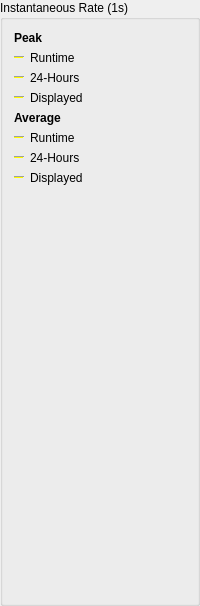
          <widget class="QGroupBox" name="groupBoxInstantaneous">
           <property name="title">
            <string>Instantaneous Rate (1s)</string>
           </property>
           <layout class="QVBoxLayout" name="verticalLayout_7">
            <item>
             <layout class="QHBoxLayout" name="horizontalLayout_8">
              <item>
               <widget class="QLabel" name="labelInstantaneousPeaks">
                <property name="font">
                 <font>
                  <weight>75</weight>
                  <bold>true</bold>
                 </font>
                </property>
                <property name="text">
                 <string>Peak</string>
                </property>
               </widget>
              </item>
             </layout>
            </item>
            <item>
             <layout class="QHBoxLayout" name="horizontalLayout_9">
              <item>
               <widget class="Line" name="line_InstantaneousPeakRuntime">
                <property name="sizePolicy">
                 <sizepolicy hsizetype="Fixed" vsizetype="Fixed">
                  <horstretch>0</horstretch>
                  <verstretch>0</verstretch>
                 </sizepolicy>
                </property>
                <property name="minimumSize">
                 <size>
                  <width>10</width>
                  <height>0</height>
                 </size>
                </property>
                <property name="palette">
                 <palette>
                  <active>
                   <colorrole role="Light">
                    <brush brushstyle="SolidPattern">
                     <color alpha="255">
                      <red>255</red>
                      <green>255</green>
                      <blue>0</blue>
                     </color>
                    </brush>
                   </colorrole>
                  </active>
                  <inactive>
                   <colorrole role="Light">
                    <brush brushstyle="SolidPattern">
                     <color alpha="255">
                      <red>255</red>
                      <green>255</green>
                      <blue>0</blue>
                     </color>
                    </brush>
                   </colorrole>
                  </inactive>
                  <disabled>
                   <colorrole role="Light">
                    <brush brushstyle="SolidPattern">
                     <color alpha="255">
                      <red>255</red>
                      <green>255</green>
                      <blue>0</blue>
                     </color>
                    </brush>
                   </colorrole>
                  </disabled>
                 </palette>
                </property>
                <property name="orientation">
                 <enum>Qt::Horizontal</enum>
                </property>
               </widget>
              </item>
              <item>
               <widget class="QLabel" name="labelInstantaneousPeakRuntime">
                <property name="text">
                 <string>Runtime</string>
                </property>
               </widget>
              </item>
              <item>
               <widget class="QLabel" name="instantaneousPeakRuntime">
                <property name="minimumSize">
                 <size>
                  <width>50</width>
                  <height>0</height>
                 </size>
                </property>
                <property name="alignment">
                 <set>Qt::AlignRight|Qt::AlignTrailing|Qt::AlignVCenter</set>
                </property>
               </widget>
              </item>
             </layout>
            </item>
            <item>
             <layout class="QHBoxLayout" name="horizontalLayout_10">
              <item>
               <widget class="Line" name="line_InstantaneousPeakSampled">
                <property name="sizePolicy">
                 <sizepolicy hsizetype="Fixed" vsizetype="Fixed">
                  <horstretch>0</horstretch>
                  <verstretch>0</verstretch>
                 </sizepolicy>
                </property>
                <property name="minimumSize">
                 <size>
                  <width>10</width>
                  <height>0</height>
                 </size>
                </property>
                <property name="palette">
                 <palette>
                  <active>
                   <colorrole role="Light">
                    <brush brushstyle="SolidPattern">
                     <color alpha="255">
                      <red>255</red>
                      <green>255</green>
                      <blue>0</blue>
                     </color>
                    </brush>
                   </colorrole>
                  </active>
                  <inactive>
                   <colorrole role="Light">
                    <brush brushstyle="SolidPattern">
                     <color alpha="255">
                      <red>255</red>
                      <green>255</green>
                      <blue>0</blue>
                     </color>
                    </brush>
                   </colorrole>
                  </inactive>
                  <disabled>
                   <colorrole role="Light">
                    <brush brushstyle="SolidPattern">
                     <color alpha="255">
                      <red>255</red>
                      <green>255</green>
                      <blue>0</blue>
                     </color>
                    </brush>
                   </colorrole>
                  </disabled>
                 </palette>
                </property>
                <property name="orientation">
                 <enum>Qt::Horizontal</enum>
                </property>
               </widget>
              </item>
              <item>
               <widget class="QLabel" name="labelInstantaneousPeakSampled">
                <property name="text">
                 <string>24-Hours</string>
                </property>
               </widget>
              </item>
              <item>
               <widget class="QLabel" name="instantaneousPeakSampled">
                <property name="minimumSize">
                 <size>
                  <width>50</width>
                  <height>0</height>
                 </size>
                </property>
                <property name="alignment">
                 <set>Qt::AlignRight|Qt::AlignTrailing|Qt::AlignVCenter</set>
                </property>
               </widget>
              </item>
             </layout>
            </item>
            <item>
             <layout class="QHBoxLayout" name="horizontalLayout_11">
              <item>
               <widget class="Line" name="line_InstantaneousPeakDisplayed">
                <property name="sizePolicy">
                 <sizepolicy hsizetype="Fixed" vsizetype="Fixed">
                  <horstretch>0</horstretch>
                  <verstretch>0</verstretch>
                 </sizepolicy>
                </property>
                <property name="minimumSize">
                 <size>
                  <width>10</width>
                  <height>0</height>
                 </size>
                </property>
                <property name="palette">
                 <palette>
                  <active>
                   <colorrole role="Light">
                    <brush brushstyle="SolidPattern">
                     <color alpha="255">
                      <red>255</red>
                      <green>255</green>
                      <blue>0</blue>
                     </color>
                    </brush>
                   </colorrole>
                  </active>
                  <inactive>
                   <colorrole role="Light">
                    <brush brushstyle="SolidPattern">
                     <color alpha="255">
                      <red>255</red>
                      <green>255</green>
                      <blue>0</blue>
                     </color>
                    </brush>
                   </colorrole>
                  </inactive>
                  <disabled>
                   <colorrole role="Light">
                    <brush brushstyle="SolidPattern">
                     <color alpha="255">
                      <red>255</red>
                      <green>255</green>
                      <blue>0</blue>
                     </color>
                    </brush>
                   </colorrole>
                  </disabled>
                 </palette>
                </property>
                <property name="orientation">
                 <enum>Qt::Horizontal</enum>
                </property>
               </widget>
              </item>
              <item>
               <widget class="QLabel" name="labelInstantaneousPeakDisplayed">
                <property name="text">
                 <string>Displayed</string>
                </property>
               </widget>
              </item>
              <item>
               <widget class="QLabel" name="instantaneousPeakDisplayed">
                <property name="minimumSize">
                 <size>
                  <width>50</width>
                  <height>0</height>
                 </size>
                </property>
                <property name="alignment">
                 <set>Qt::AlignRight|Qt::AlignTrailing|Qt::AlignVCenter</set>
                </property>
               </widget>
              </item>
             </layout>
            </item>
            <item>
             <layout class="QHBoxLayout" name="horizontalLayout_12">
              <item>
               <widget class="QLabel" name="InstantaneousAverages">
                <property name="font">
                 <font>
                  <weight>75</weight>
                  <bold>true</bold>
                 </font>
                </property>
                <property name="text">
                 <string>Average</string>
                </property>
               </widget>
              </item>
             </layout>
            </item>
            <item>
             <layout class="QHBoxLayout" name="horizontalLayout_13">
              <item>
               <widget class="Line" name="line_InstantaneousAvgRuntime">
                <property name="sizePolicy">
                 <sizepolicy hsizetype="Fixed" vsizetype="Fixed">
                  <horstretch>0</horstretch>
                  <verstretch>0</verstretch>
                 </sizepolicy>
                </property>
                <property name="minimumSize">
                 <size>
                  <width>10</width>
                  <height>0</height>
                 </size>
                </property>
                <property name="palette">
                 <palette>
                  <active>
                   <colorrole role="Light">
                    <brush brushstyle="SolidPattern">
                     <color alpha="255">
                      <red>255</red>
                      <green>255</green>
                      <blue>0</blue>
                     </color>
                    </brush>
                   </colorrole>
                  </active>
                  <inactive>
                   <colorrole role="Light">
                    <brush brushstyle="SolidPattern">
                     <color alpha="255">
                      <red>255</red>
                      <green>255</green>
                      <blue>0</blue>
                     </color>
                    </brush>
                   </colorrole>
                  </inactive>
                  <disabled>
                   <colorrole role="Light">
                    <brush brushstyle="SolidPattern">
                     <color alpha="255">
                      <red>255</red>
                      <green>255</green>
                      <blue>0</blue>
                     </color>
                    </brush>
                   </colorrole>
                  </disabled>
                 </palette>
                </property>
                <property name="orientation">
                 <enum>Qt::Horizontal</enum>
                </property>
               </widget>
              </item>
              <item>
               <widget class="QLabel" name="labelInstantaneousAvgRuntime">
                <property name="text">
                 <string>Runtime</string>
                </property>
               </widget>
              </item>
              <item>
               <widget class="QLabel" name="instantaneousAvgRuntime">
                <property name="minimumSize">
                 <size>
                  <width>50</width>
                  <height>0</height>
                 </size>
                </property>
                <property name="alignment">
                 <set>Qt::AlignRight|Qt::AlignTrailing|Qt::AlignVCenter</set>
                </property>
               </widget>
              </item>
             </layout>
            </item>
            <item>
             <layout class="QHBoxLayout" name="horizontalLayout_14">
              <item>
               <widget class="Line" name="line_InstantaneousAvgSampled">
                <property name="sizePolicy">
                 <sizepolicy hsizetype="Fixed" vsizetype="Fixed">
                  <horstretch>0</horstretch>
                  <verstretch>0</verstretch>
                 </sizepolicy>
                </property>
                <property name="minimumSize">
                 <size>
                  <width>10</width>
                  <height>0</height>
                 </size>
                </property>
                <property name="palette">
                 <palette>
                  <active>
                   <colorrole role="Light">
                    <brush brushstyle="SolidPattern">
                     <color alpha="255">
                      <red>255</red>
                      <green>255</green>
                      <blue>0</blue>
                     </color>
                    </brush>
                   </colorrole>
                  </active>
                  <inactive>
                   <colorrole role="Light">
                    <brush brushstyle="SolidPattern">
                     <color alpha="255">
                      <red>255</red>
                      <green>255</green>
                      <blue>0</blue>
                     </color>
                    </brush>
                   </colorrole>
                  </inactive>
                  <disabled>
                   <colorrole role="Light">
                    <brush brushstyle="SolidPattern">
                     <color alpha="255">
                      <red>255</red>
                      <green>255</green>
                      <blue>0</blue>
                     </color>
                    </brush>
                   </colorrole>
                  </disabled>
                 </palette>
                </property>
                <property name="orientation">
                 <enum>Qt::Horizontal</enum>
                </property>
               </widget>
              </item>
              <item>
               <widget class="QLabel" name="labelInstantaneousAvgSampled">
                <property name="text">
                 <string>24-Hours</string>
                </property>
               </widget>
              </item>
              <item>
               <widget class="QLabel" name="instantaneousAvgSampled">
                <property name="minimumSize">
                 <size>
                  <width>50</width>
                  <height>0</height>
                 </size>
                </property>
                <property name="alignment">
                 <set>Qt::AlignRight|Qt::AlignTrailing|Qt::AlignVCenter</set>
                </property>
               </widget>
              </item>
             </layout>
            </item>
            <item>
             <layout class="QHBoxLayout" name="horizontalLayout_15">
              <item>
               <widget class="Line" name="line_InstantaneousAvgDisplayed">
                <property name="sizePolicy">
                 <sizepolicy hsizetype="Fixed" vsizetype="Fixed">
                  <horstretch>0</horstretch>
                  <verstretch>0</verstretch>
                 </sizepolicy>
                </property>
                <property name="minimumSize">
                 <size>
                  <width>10</width>
                  <height>0</height>
                 </size>
                </property>
                <property name="palette">
                 <palette>
                  <active>
                   <colorrole role="Light">
                    <brush brushstyle="SolidPattern">
                     <color alpha="255">
                      <red>255</red>
                      <green>255</green>
                      <blue>0</blue>
                     </color>
                    </brush>
                   </colorrole>
                  </active>
                  <inactive>
                   <colorrole role="Light">
                    <brush brushstyle="SolidPattern">
                     <color alpha="255">
                      <red>255</red>
                      <green>255</green>
                      <blue>0</blue>
                     </color>
                    </brush>
                   </colorrole>
                  </inactive>
                  <disabled>
                   <colorrole role="Light">
                    <brush brushstyle="SolidPattern">
                     <color alpha="255">
                      <red>255</red>
                      <green>255</green>
                      <blue>0</blue>
                     </color>
                    </brush>
                   </colorrole>
                  </disabled>
                 </palette>
                </property>
                <property name="orientation">
                 <enum>Qt::Horizontal</enum>
                </property>
               </widget>
              </item>
              <item>
               <widget class="QLabel" name="labelInstantaneousAvgDisplayed">
                <property name="text">
                 <string>Displayed</string>
                </property>
               </widget>
              </item>
              <item>
               <widget class="QLabel" name="instantaneousAvgDisplayed">
                <property name="minimumSize">
                 <size>
                  <width>50</width>
                  <height>0</height>
                 </size>
                </property>
                <property name="alignment">
                 <set>Qt::AlignRight|Qt::AlignTrailing|Qt::AlignVCenter</set>
                </property>
               </widget>
              </item>
             </layout>
            </item>
            <item>
             <spacer name="verticalSpacer_5">
              <property name="orientation">
               <enum>Qt::Vertical</enum>
              </property>
              <property name="sizeHint" stdset="0">
               <size>
                <width>20</width>
                <height>407</height>
               </size>
              </property>
             </spacer>
            </item>
           </layout>
          </widget>
